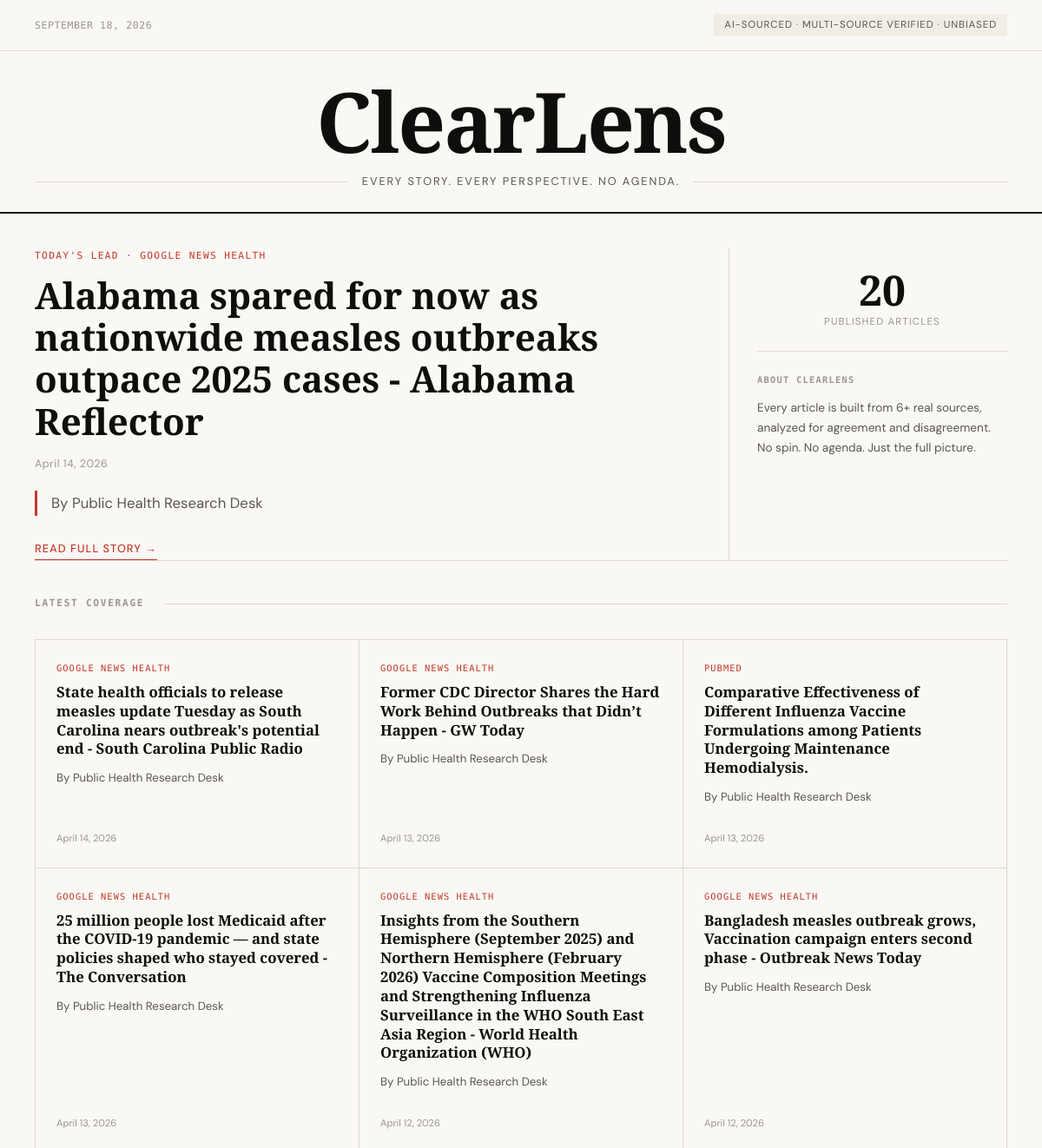
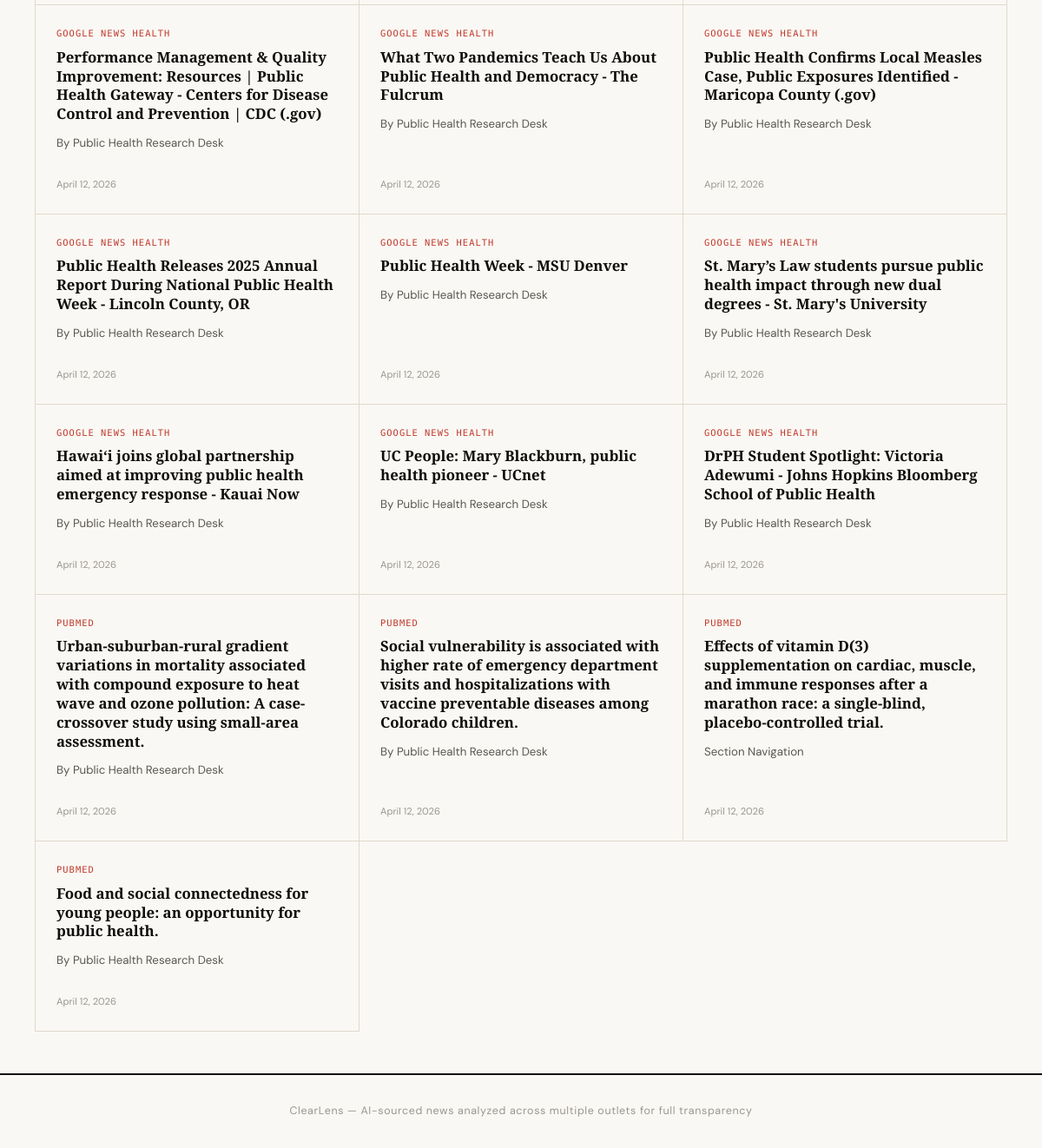
The page / on the database its author committed (2 pictures, top to bottom).
### tables this page shows
CREATE TABLE uploaded_articles (
                id INTEGER PRIMARY KEY AUTOINCREMENT,
                title TEXT NOT NULL,
                source TEXT,
                article_date TEXT,
                url TEXT,
                content TEXT NOT NULL,
                created_at TEXT NOT NULL
            , attachment_name TEXT, status TEXT NOT NULL DEFAULT 'pending');

### web_app.py (the view)
@app.route("/", methods=["GET"])
def public_home():
    articles = load_generated_articles(limit=50)
    featured = articles[0] if articles else None
    recent = articles[1:21] if len(articles) > 1 else []
    return render_template(
        "public_home.html",
        featured_article=featured,
        recent_articles=recent,
        total_articles=len(articles),
        today=datetime.now().strftime("%B %d, %Y"),
    )

### web_app.py (called while the page is built)
def get_conn():
    conn = sqlite3.connect(DB_PATH)
    conn.row_factory = sqlite3.Row
    return conn

def format_date(iso_string):
    try:
        dt = datetime.fromisoformat(iso_string.replace("Z", "+00:00"))
        return dt.strftime("%B %d, %Y")
    except Exception:
        return iso_string or ""

### templates/public_home.html (shortened to what this page needs)
<!doctype html>
<html lang="en">
<head>
</head>
<body>
  <header class="masthead">
    <div class="masthead-top">
      <span class="mast-date">{{ today }}</span>
      <span class="mast-tag">AI-sourced · Multi-source verified · Unbiased</span>
    </div>
    <div class="masthead-main">
      <h1>ClearLens</h1>
      <div class="mast-rule">
        <hr/><span class="mast-tagline">Every story. Every perspective. No agenda.</span><hr/>
      </div>
    </div>
  </header>
  <div class="page-wrap">
    {% if featured_article %}
    <section class="featured-section">
      <div class="featured-main">
        <p class="kicker">Today's Lead · {{ featured_article.source }}</p>
        <h2 class="featured-hl">
          <a href="{{ url_for('article_detail', slug=featured_article.slug) }}">{{ featured_article.headline }}</a>
        </h2>
        <div class="byline">
          <span>{{ featured_article.date_formatted }}</span>
        </div>
        <p class="featured-summary">{{ featured_article.summary }}</p>
        <a class="read-more" href="{{ url_for('article_detail', slug=featured_article.slug) }}">Read full story →</a>
      </div>
      <div class="featured-sidebar">
        <div class="sidebar-stat">
          <p class="stat-num">{{ total_articles }}</p>
          <p class="stat-label">Published Articles</p>
        </div>
        <div class="about-box">
          <h4>About ClearLens</h4>
          <p>Every article is built from 6+ real sources, analyzed for agreement and disagreement. No spin. No agenda. Just the full picture.</p>
        </div>
      </div>
    </section>
    {% endif %}
    <div class="section-divider">
      <h2>Latest Coverage</h2><hr/>
    </div>
    <div class="articles-grid">
      {% if recent_articles %}
        {% for article in recent_articles %}
        <div class="article-card">
          <p class="card-source">{{ article.source }}</p>
          <h3 class="card-hl"><a href="{{ url_for('article_detail', slug=article.slug) }}">{{ article.headline }}</a></h3>
          <p class="card-summary">{{ article.summary[:200] }}{% if article.summary|length > 200 %}...{% endif %}</p>
          <p class="card-date">{{ article.date_formatted }}</p>
        </div>
        {% endfor %}
      {% else %}
        <div class="empty-state">No articles yet. Check back soon.</div>
      {% endif %}
    </div>
  </div>
  <footer class="site-footer">
    <p>ClearLens — AI-sourced news analyzed across multiple outlets for full transparency</p>
  </footer>
</body>
</html>

### templates/public_home.html (style rules this page uses)
*,*::before,*::after { box-sizing:border-box;margin:0;padding:0 }
:root { --ink:#0f0e0c;--ink-2:#5a5751;--ink-3:#9a9690; --paper:#faf8f4;--paper-2:#f2ede4;--paper-3:#e0d8cc; --accent:#c0392b; --agree:#1a7a4a;--dispute:#c0392b;--mixed:#b07d12;--neutral-c:#9a9690; }
html { font-size:16px }
body { background:var(--paper);color:var(--ink);font-family:'DM Sans',sans-serif;font-weight:400;line-height:1.6;min-height:100vh }
.masthead { border-bottom:2px solid var(--ink) }
.masthead-top { display:flex;align-items:center;justify-content:space-between;padding:1rem 2.5rem;border-bottom:0.5px solid var(--paper-3) }
.mast-date { font-family:'DM Mono',monospace;font-size:.72rem;color:var(--ink-3);letter-spacing:.05em;text-transform:uppercase }
.mast-tag { font-size:.72rem;color:var(--ink-2);letter-spacing:.08em;text-transform:uppercase;background:var(--paper-2);padding:.25rem .75rem;border-radius:2px }
.masthead-main { padding:2rem 2.5rem 1.5rem;text-align:center }
.masthead-main h1 { font-family:'Playfair Display',serif;font-size:clamp(3rem,8vw,6rem);font-weight:900;letter-spacing:-.02em;line-height:1 }
.mast-rule { display:flex;align-items:center;gap:1rem;margin-top:.75rem }
.mast-rule hr { flex:1;border:none;border-top:0.5px solid var(--paper-3) }
.mast-tagline { font-size:.8rem;color:var(--ink-2);letter-spacing:.15em;text-transform:uppercase;white-space:nowrap }
.page-wrap { max-width:1280px;margin:0 auto;padding:0 2.5rem }
.featured-section { display:grid;grid-template-columns:1fr 320px;gap:0;border-bottom:1px solid var(--paper-3);margin-top:2.5rem }
.featured-main { padding-right:2.5rem;border-right:0.5px solid var(--paper-3) }
.kicker { font-family:'DM Mono',monospace;font-size:.7rem;letter-spacing:.12em;text-transform:uppercase;color:var(--accent);margin-bottom:.75rem }
.featured-hl { font-family:'Playfair Display',serif;font-size:clamp(1.8rem,3.5vw,2.8rem);font-weight:700;line-height:1.15;margin-bottom:1rem }
.featured-hl a { color:inherit;text-decoration:none }
.byline { font-size:.78rem;color:var(--ink-3);letter-spacing:.04em;margin-bottom:1.25rem;display:flex;align-items:center;gap:.5rem }
.featured-summary { font-size:1.05rem;line-height:1.75;color:var(--ink-2);margin-bottom:1.5rem;border-left:3px solid var(--accent);padding-left:1rem }
.read-more { display:inline-flex;align-items:center;gap:.5rem;font-size:.8rem;font-weight:500;letter-spacing:.08em;text-transform:uppercase;color:var(--accent);text-decoration:none;border-bottom:1px solid var(--accent);padding-bottom:.1rem;transition:gap .2s }
.featured-sidebar { padding-left:2rem }
.sidebar-stat { text-align:center;padding:1.5rem 0;border-bottom:0.5px solid var(--paper-3) }
.stat-num { font-family:'Playfair Display',serif;font-size:3rem;font-weight:900;line-height:1 }
.stat-label { font-size:.72rem;letter-spacing:.1em;text-transform:uppercase;color:var(--ink-3);margin-top:.25rem }
.about-box { padding:1.5rem 0 }
.about-box h4 { font-family:'DM Mono',monospace;font-size:.65rem;letter-spacing:.12em;text-transform:uppercase;color:var(--ink-3);margin-bottom:.75rem }
.about-box p { font-size:.85rem;color:var(--ink-2);line-height:1.7 }
.section-divider { display:flex;align-items:center;gap:1.5rem;margin:2.5rem 0 2rem }
.section-divider h2 { font-family:'DM Mono',monospace;font-size:.7rem;letter-spacing:.15em;text-transform:uppercase;color:var(--ink-3);white-space:nowrap }
.section-divider hr { flex:1;border:none;border-top:0.5px solid var(--paper-3) }
.articles-grid { display:grid;grid-template-columns:repeat(3,1fr);gap:0;border-top:0.5px solid var(--paper-3);border-left:0.5px solid var(--paper-3);margin-bottom:3rem }
.article-card { padding:1.5rem;border-right:0.5px solid var(--paper-3);border-bottom:0.5px solid var(--paper-3);transition:background .15s;display:flex;flex-direction:column }
.card-source { font-family:'DM Mono',monospace;font-size:.65rem;letter-spacing:.1em;text-transform:uppercase;color:var(--accent);margin-bottom:.5rem }
.card-hl { font-family:'Playfair Display',serif;font-size:1.05rem;font-weight:700;line-height:1.3;margin-bottom:.75rem }
.card-hl a { color:var(--ink);text-decoration:none }
.card-summary { font-size:.83rem;color:var(--ink-2);line-height:1.65;margin-bottom:1rem;flex:1 }
.card-date { font-size:.7rem;color:var(--ink-3);margin-top:.75rem }
.site-footer { border-top:2px solid var(--ink);padding:2rem 2.5rem;text-align:center }
.site-footer p { font-size:.78rem;color:var(--ink-3);letter-spacing:.05em }

### rows shown on the page
uploaded_articles: source "GOOGLE NEWS HEALTH", headline "Alabama spared for now as nationwide measles outbreaks outpace 2025 cases - Alabama Reflector"
uploaded_articles: source "GOOGLE NEWS HEALTH", headline "State health officials to release measles update Tuesday as South Carolina nears outbreak's potential end - South Carolina Public Radio", summary "By Public Health Research Desk", date_formatted "April 14, 2026"
uploaded_articles: source "GOOGLE NEWS HEALTH", headline "Former CDC Director Shares the Hard Work Behind Outbreaks that Didn’t Happen - GW Today", summary "By Public Health Research Desk", date_formatted "April 13, 2026"
uploaded_articles: source "PUBMED", headline "Comparative Effectiveness of Different Influenza Vaccine Formulations among Patients Undergoing Maintenance Hemodialysis.", summary "By Public Health Research Desk", date_formatted "April 13, 2026"
uploaded_articles: source "GOOGLE NEWS HEALTH", headline "25 million people lost Medicaid after the COVID-19 pandemic — and state policies shaped who stayed covered - The Conversation", summary "By Public Health Research Desk", date_formatted "April 13, 2026"
uploaded_articles: source "GOOGLE NEWS HEALTH", headline "Insights from the Southern Hemisphere (September 2025) and Northern Hemisphere (February 2026) Vaccine Composition Meetings and Strengthening Influenza Surveillance in the WHO South East Asia Region - World Health Organization (WHO)", summary "By Public Health Research Desk", date_formatted "April 12, 2026"
uploaded_articles: source "GOOGLE NEWS HEALTH", headline "Bangladesh measles outbreak grows, Vaccination campaign enters second phase - Outbreak News Today", summary "By Public Health Research Desk", date_formatted "April 12, 2026"
uploaded_articles: source "GOOGLE NEWS HEALTH", headline "Performance Management & Quality Improvement: Resources | Public Health Gateway - Centers for Disease Control and Prevention | CDC (.gov)", summary "By Public Health Research Desk", date_formatted "April 12, 2026"
uploaded_articles: source "GOOGLE NEWS HEALTH", headline "What Two Pandemics Teach Us About Public Health and Democracy - The Fulcrum", summary "By Public Health Research Desk", date_formatted "April 12, 2026"
uploaded_articles: source "GOOGLE NEWS HEALTH", headline "Public Health Confirms Local Measles Case, Public Exposures Identified - Maricopa County (.gov)", summary "By Public Health Research Desk", date_formatted "April 12, 2026"
uploaded_articles: source "GOOGLE NEWS HEALTH", headline "Public Health Releases 2025 Annual Report During National Public Health Week - Lincoln County, OR", summary "By Public Health Research Desk", date_formatted "April 12, 2026"
uploaded_articles: source "GOOGLE NEWS HEALTH", headline "Public Health Week - MSU Denver", summary "By Public Health Research Desk", date_formatted "April 12, 2026"
uploaded_articles: source "GOOGLE NEWS HEALTH", headline "St. Mary’s Law students pursue public health impact through new dual degrees - St. Mary's University", summary "By Public Health Research Desk", date_formatted "April 12, 2026"
uploaded_articles: source "GOOGLE NEWS HEALTH", headline "Hawaiʻi joins global partnership aimed at improving public health emergency response - Kauai Now", summary "By Public Health Research Desk", date_formatted "April 12, 2026"
uploaded_articles: source "GOOGLE NEWS HEALTH", headline "UC People: Mary Blackburn, public health pioneer - UCnet", summary "By Public Health Research Desk", date_formatted "April 12, 2026"
uploaded_articles: source "GOOGLE NEWS HEALTH", headline "DrPH Student Spotlight: Victoria Adewumi - Johns Hopkins Bloomberg School of Public Health", summary "By Public Health Research Desk", date_formatted "April 12, 2026"
uploaded_articles: source "PUBMED", headline "Urban-suburban-rural gradient variations in mortality associated with compound exposure to heat wave and ozone pollution: A case-crossover study using small-area assessment.", summary "By Public Health Research Desk", date_formatted "April 12, 2026"
uploaded_articles: source "PUBMED", headline "Social vulnerability is associated with higher rate of emergency department visits and hospitalizations with vaccine preventable diseases among Colorado children.", summary "By Public Health Research Desk", date_formatted "April 12, 2026"
uploaded_articles: source "PUBMED", headline "Effects of vitamin D(3) supplementation on cardiac, muscle, and immune responses after a marathon race: a single-blind, placebo-controlled trial.", summary "Section Navigation", date_formatted "April 12, 2026"
uploaded_articles: source "PUBMED", headline "Food and social connectedness for young people: an opportunity for public health.", summary "By Public Health Research Desk", date_formatted "April 12, 2026"

### other values the page prints
{{ featured_article.date_formatted }} "April 14, 2026"
{{ featured_article.summary }} "By Public Health Research Desk"
{{ total_articles }} "20"
